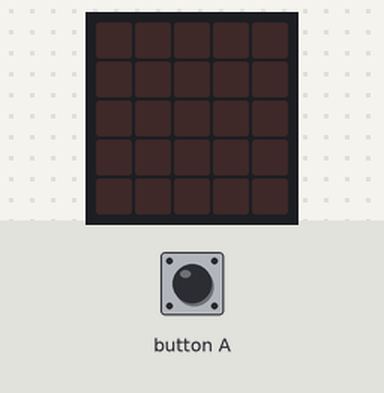
Simulated run of this program. Board: BBC micro:bit (MakeCode). On the bench: the board's 5×5 LED display. The test bench sets the inputs (shaded band). Random numbers come from a fixed seed; the 48×5 strip is a reading aid, not a part: it shows the text the display is scrolling, unrolled, one strip-width of it at a time.

Above: at 1.2 s.
1.3 s: button A pressed for 0.15 s
At 2.0 s:
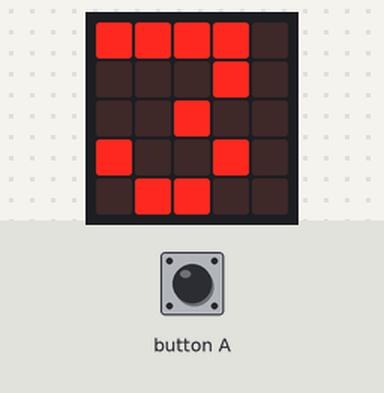
4.4 s: button A pressed for 0.15 s
At 8.9 s:
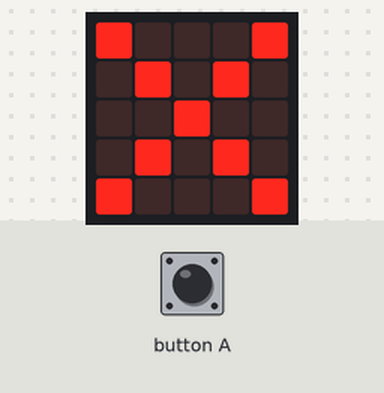
10.5 s: button A pressed for 0.15 s
At 14.9 s:
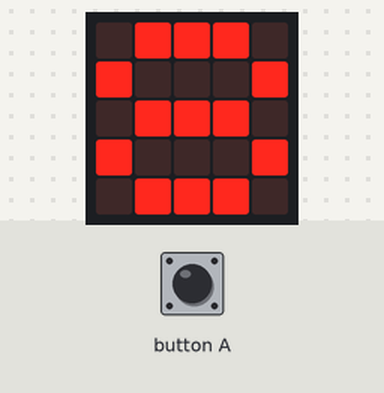
Timing chart, 0 to 16.4 s (numbered marks = the images above; inputs shaded):
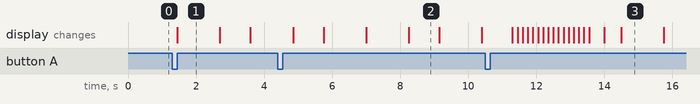

Measured:
- after the input at 1.3 s, the display: changes after 0.15 s (image 1)
- what the display in image 1 shows lasts 1.2 s, from 1.5 s to 2.7 s
- what the display in image 2 shows lasts 0.9 s, from 8.3 s to 9.2 s

The program:

05_multiplicacion.py
```python
#realiza un programa que muestre la multiplicacion de dos numero al azar
#usando el boton a en el lenguaje pyton para microsoft

#creamos dos variables
n1=0
n2=0

def on_button_pressed_a():
   global n1,n2
   n1=randint(1, 9)
   basic.show_number(n1)
   basic.pause(500)
   basic.show_leds("""
   # . . . #
   . # . # .
   . . # . .
   . # . # .
   # . . . #
   """)
   basic.pause(500)
   n2=randint(1, 9)
   basic.show_number(n2)
   basic.pause(500)
   basic.show_leds("""
   . . . . .
   # # # # #
   . . . . .
   # # # # #
   . . . . .
   """)
   basic.pause(500)
   basic.show_number(n1*n2)
   basic.pause(500)
   basic.clear_screen()
input.on_button_pressed(Button.A, on_button_pressed_a)
```
